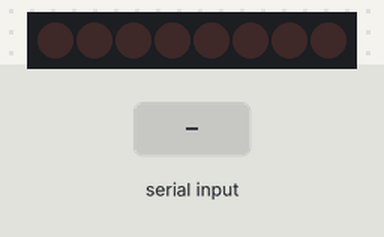
Recording of a sketch running on a simulated Arduino Uno, built with avr-gcc and run on an emulated ATmega328P. Parts: 8 shift-register outputs drawn as a row of LEDs (first output left, lit = HIGH). Wiring (inferred from the names in the program): shift register (74HC595): data pin 11; shift clock pin 13; latch pin 8. Wiring (inferred from the signals the program sends): row of LEDs: on Q0, Q1, Q2, Q3, Q4, Q5, Q6, Q7. Inputs (shaded band) come from the test bench.

Above: at 2.7 s.
2.8 s: "5\n" received over Serial
At 3.3 s:
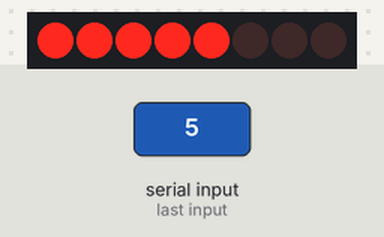
4.3 s: "200\n" received over Serial
At 5.1 s:
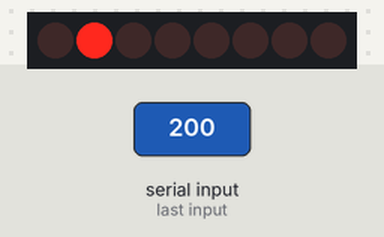
Timing chart, 0 to 7.3 s (numbered marks = the images above; inputs shaded):
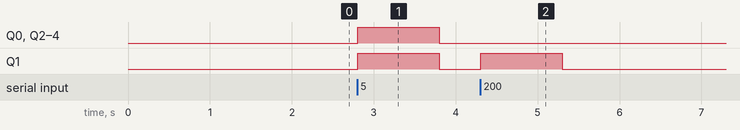

Measured:
- after the input at 2.8 s, Q0–4: LOW → HIGH at once, → LOW 1.0 s later
- after the input at 4.3 s, Q1: LOW → HIGH at once, → LOW 1.0 s later

The sketch:

rpm-leds.ino
```cpp
const int latchPin = 8;
const int clockPin = 13;
const int dataPin  = 11;

byte leds[8] = {};
byte led_data = 0x00;
int value = 0;

int power(int value, int exponent) {
  return 0.5 + pow(value, exponent);
}

void setup() {
  // Fill leds byte array
  for (size_t i = 1; i <= 8; i++) {
    leds[i - 1] = power(2, i) - 1;
  }

  pinMode(latchPin, OUTPUT);
  pinMode(clockPin, OUTPUT);
  pinMode(dataPin, OUTPUT);
  Serial.begin(9600);
}

void loop() {
  while(true) {
    led_data = 0x00;
    if (Serial.available()) {
      // [-1, 1, 2, 3, 4, 5, 6, 7, 8]
      value = Serial.parseInt();
      if (value != 0) {
        led_data = leds[value - 1];
      }
    }
    display();
  }
}

void display() {
  digitalWrite(latchPin, LOW);
  shiftOut(dataPin, clockPin, MSBFIRST, led_data);
  digitalWrite(latchPin, HIGH);
}
```
